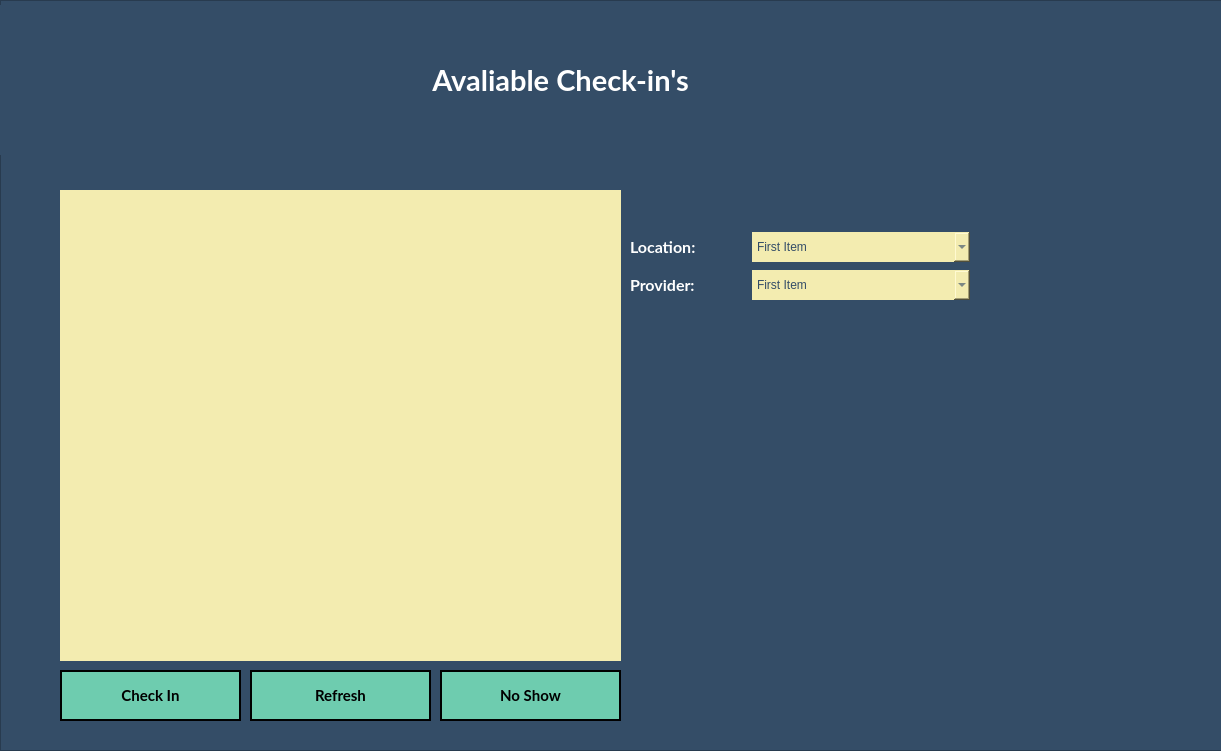
      <widget class="QFrame" name="Main_Frame">
       <property name="geometry">
        <rect>
         <x>110</x>
         <y>110</y>
         <width>1221</width>
         <height>751</height>
        </rect>
       </property>
       <property name="minimumSize">
        <size>
         <width>0</width>
         <height>0</height>
        </size>
       </property>
       <property name="maximumSize">
        <size>
         <width>16777215</width>
         <height>16777215</height>
        </size>
       </property>
       <property name="styleSheet">
        <string notr="true">QFrame {
	border-image: none;
	background-color: rgb(52, 77, 103);
}



QLineEdit, QComboBox, QDateEdit, QDateTimeEdit, QListView {
	border-image: none;
    border: none;
	min-width: 200px;
	height: 30px;
	background-color: #F3ECB0;
	color: #344D67;
	font-family: &quot;MS Shell Dlg 2&quot;;
	font-size: 11;
}

QLabel {
	color: white;
}</string>
       </property>
       <property name="frameShape">
        <enum>QFrame::StyledPanel</enum>
       </property>
       <property name="frameShadow">
        <enum>QFrame::Raised</enum>
       </property>
       <widget class="QFrame" name="InputFrame_2">
        <property name="geometry">
         <rect>
          <x>0</x>
          <y>0</y>
          <width>1231</width>
          <height>751</height>
         </rect>
        </property>
        <property name="styleSheet">
         <string notr="true">border-image: none;
</string>
        </property>
        <property name="frameShape">
         <enum>QFrame::StyledPanel</enum>
        </property>
        <property name="frameShadow">
         <enum>QFrame::Raised</enum>
        </property>
        <widget class="QWidget" name="verticalLayoutWidget_2">
         <property name="geometry">
          <rect>
           <x>0</x>
           <y>0</y>
           <width>1121</width>
           <height>161</height>
          </rect>
         </property>
         <layout class="QVBoxLayout" name="verticalLayout_5">
          <item>
           <widget class="QLabel" name="Lable_CheckIns_2">
            <property name="minimumSize">
             <size>
              <width>0</width>
              <height>150</height>
             </size>
            </property>
            <property name="maximumSize">
             <size>
              <width>16777215</width>
              <height>150</height>
             </size>
            </property>
            <property name="font">
             <font>
              <family>Lato</family>
              <pointsize>22</pointsize>
              <weight>75</weight>
              <bold>true</bold>
             </font>
            </property>
            <property name="styleSheet">
             <string notr="true">QLabel {
	color: white;
}</string>
            </property>
            <property name="text">
             <string>Avaliable Check-in's</string>
            </property>
            <property name="alignment">
             <set>Qt::AlignCenter</set>
            </property>
           </widget>
          </item>
         </layout>
        </widget>
        <widget class="QPushButton" name="CheckIn_Btn_Checkin">
         <property name="geometry">
          <rect>
           <x>60</x>
           <y>670</y>
           <width>181</width>
           <height>51</height>
          </rect>
         </property>
         <property name="font">
          <font>
           <family>Lato</family>
           <pointsize>11</pointsize>
           <weight>75</weight>
           <bold>true</bold>
          </font>
         </property>
         <property name="cursor">
          <cursorShape>PointingHandCursor</cursorShape>
         </property>
         <property name="styleSheet">
          <string notr="true">QPushButton {
	border-image: none;
	background-color: #6ECCAF;
	color: black;
	border: 2px solid black;
}

QPushButton::hover {
	background-color: rgb(139, 231, 100);
	color: white;
}

</string>
         </property>
         <property name="text">
          <string>Check In</string>
         </property>
        </widget>
        <widget class="QPushButton" name="CheckIn_Btn_NoShow">
         <property name="geometry">
          <rect>
           <x>250</x>
           <y>670</y>
           <width>181</width>
           <height>51</height>
          </rect>
         </property>
         <property name="font">
          <font>
           <family>Lato</family>
           <pointsize>11</pointsize>
           <weight>75</weight>
           <bold>true</bold>
          </font>
         </property>
         <property name="cursor">
          <cursorShape>PointingHandCursor</cursorShape>
         </property>
         <property name="styleSheet">
          <string notr="true">QPushButton {
	border-image: none;
	background-color: #6ECCAF;
	color: black;
	border: 2px solid black;
}

QPushButton::hover {
	background-color: rgb(139, 231, 100);
	color: white;
}

</string>
         </property>
         <property name="text">
          <string>Refresh</string>
         </property>
        </widget>
        <widget class="QListWidget" name="CheckIn_List">
         <property name="geometry">
          <rect>
           <x>60</x>
           <y>190</y>
           <width>561</width>
           <height>471</height>
          </rect>
         </property>
         <property name="minimumSize">
          <size>
           <width>200</width>
           <height>0</height>
          </size>
         </property>
         <property name="styleSheet">
          <string notr="true">QListView::item:selected {
	background-color: #4a90d9
}
</string>
         </property>
        </widget>
        <widget class="QWidget" name="layoutWidget_13">
         <property name="geometry">
          <rect>
           <x>630</x>
           <y>230</y>
           <width>340</width>
           <height>73</height>
          </rect>
         </property>
         <layout class="QVBoxLayout" name="verticalLayout_9">
          <item>
           <layout class="QHBoxLayout" name="horizontalLayout_11">
            <item>
             <widget class="QLabel" name="Label_Location_2">
              <property name="font">
               <font>
                <family>Lato</family>
                <pointsize>12</pointsize>
                <weight>75</weight>
                <bold>true</bold>
               </font>
              </property>
              <property name="styleSheet">
               <string notr="true"/>
              </property>
              <property name="text">
               <string>Location:</string>
              </property>
             </widget>
            </item>
            <item>
             <widget class="QComboBox" name="checkIn_ComboBox_Location">
              <property name="styleSheet">
               <string notr="true"/>
              </property>
              <item>
               <property name="text">
                <string>First Item</string>
               </property>
              </item>
              <item>
               <property name="text">
                <string>Item 2</string>
               </property>
              </item>
             </widget>
            </item>
           </layout>
          </item>
          <item>
           <layout class="QHBoxLayout" name="horizontalLayout_53">
            <item>
             <widget class="QLabel" name="Label_Doctor_2">
              <property name="font">
               <font>
                <family>Lato</family>
                <pointsize>12</pointsize>
                <weight>75</weight>
                <bold>true</bold>
               </font>
              </property>
              <property name="styleSheet">
               <string notr="true"/>
              </property>
              <property name="text">
               <string>Provider:</string>
              </property>
             </widget>
            </item>
            <item>
             <widget class="QComboBox" name="checkIn_ComboBox_Provider">
              <property name="styleSheet">
               <string notr="true"/>
              </property>
              <item>
               <property name="text">
                <string>First Item</string>
               </property>
              </item>
              <item>
               <property name="text">
                <string>Item 2</string>
               </property>
              </item>
             </widget>
            </item>
           </layout>
          </item>
         </layout>
        </widget>
        <widget class="QPushButton" name="CheckIn_Btn_Refresh">
         <property name="geometry">
          <rect>
           <x>440</x>
           <y>670</y>
           <width>181</width>
           <height>51</height>
          </rect>
         </property>
         <property name="font">
          <font>
           <family>Lato</family>
           <pointsize>11</pointsize>
           <weight>75</weight>
           <bold>true</bold>
          </font>
         </property>
         <property name="cursor">
          <cursorShape>PointingHandCursor</cursorShape>
         </property>
         <property name="styleSheet">
          <string notr="true">QPushButton {
	border-image: none;
	background-color: #6ECCAF;
	color: black;
	border: 2px solid black;
}

QPushButton::hover {
	background-color: rgb(139, 231, 100);
	color: white;
}

</string>
         </property>
         <property name="text">
          <string>No Show</string>
         </property>
        </widget>
       </widget>
      </widget>
